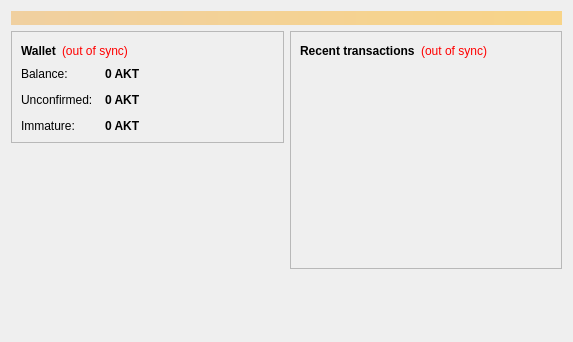
<?xml version="1.0" encoding="UTF-8"?>
<ui version="4.0">
 <class>OverviewPage</class>
 <widget class="QWidget" name="OverviewPage">
  <property name="geometry">
   <rect>
    <x>0</x>
    <y>0</y>
    <width>573</width>
    <height>342</height>
   </rect>
  </property>
  <property name="windowTitle">
   <string>Form</string>
  </property>
  <layout class="QVBoxLayout" name="topLayout">
   <item>
    <widget class="QLabel" name="labelAlerts">
     <property name="visible">
      <bool>false</bool>
     </property>
     <property name="styleSheet">
      <string notr="true">background-color: qlineargradient(x1: 0, y1: 0, x2: 1, y2: 0, stop:0 #F0D0A0, stop:1 #F8D488); color:#000000;</string>
     </property>
     <property name="wordWrap">
      <bool>true</bool>
     </property>
     <property name="margin">
      <number>3</number>
     </property>
    </widget>
   </item>
   <item>
    <layout class="QHBoxLayout" name="horizontalLayout" stretch="1,1">
     <item>
      <layout class="QVBoxLayout" name="verticalLayout_2">
       <item>
        <widget class="QFrame" name="frame">
         <property name="frameShape">
          <enum>QFrame::StyledPanel</enum>
         </property>
         <property name="frameShadow">
          <enum>QFrame::Raised</enum>
         </property>
         <layout class="QVBoxLayout" name="verticalLayout_4">
          <item>
           <layout class="QHBoxLayout" name="horizontalLayout_4">
            <item>
             <widget class="QLabel" name="label_5">
              <property name="font">
               <font>
                <weight>75</weight>
                <bold>true</bold>
               </font>
              </property>
              <property name="text">
               <string>Wallet</string>
              </property>
             </widget>
            </item>
            <item>
             <widget class="QLabel" name="labelWalletStatus">
              <property name="toolTip">
               <string>The displayed information may be out of date. Your wallet automatically synchronizes with the Akitocoin network after a connection is established, but this process has not completed yet.</string>
              </property>
              <property name="styleSheet">
               <string notr="true">QLabel { color: red; }</string>
              </property>
              <property name="text">
               <string notr="true">(out of sync)</string>
              </property>
              <property name="alignment">
               <set>Qt::AlignLeading|Qt::AlignLeft|Qt::AlignVCenter</set>
              </property>
             </widget>
            </item>
            <item>
             <spacer name="horizontalSpacer_2">
              <property name="orientation">
               <enum>Qt::Horizontal</enum>
              </property>
              <property name="sizeHint" stdset="0">
               <size>
                <width>40</width>
                <height>20</height>
               </size>
              </property>
             </spacer>
            </item>
           </layout>
          </item>
          <item>
           <layout class="QFormLayout" name="formLayout_2">
            <property name="fieldGrowthPolicy">
             <enum>QFormLayout::AllNonFixedFieldsGrow</enum>
            </property>
            <property name="horizontalSpacing">
             <number>12</number>
            </property>
            <property name="verticalSpacing">
             <number>12</number>
            </property>
            <item row="0" column="0">
             <widget class="QLabel" name="label">
              <property name="text">
               <string>Balance:</string>
              </property>
             </widget>
            </item>
            <item row="0" column="1">
             <widget class="QLabel" name="labelBalance">
              <property name="font">
               <font>
                <weight>75</weight>
                <bold>true</bold>
               </font>
              </property>
              <property name="cursor">
               <cursorShape>IBeamCursor</cursorShape>
              </property>
              <property name="toolTip">
               <string>Your current balance</string>
              </property>
              <property name="text">
               <string notr="true">0 AKT</string>
              </property>
              <property name="textInteractionFlags">
               <set>Qt::LinksAccessibleByMouse|Qt::TextSelectableByKeyboard|Qt::TextSelectableByMouse</set>
              </property>
             </widget>
            </item>
            <item row="1" column="0">
             <widget class="QLabel" name="label_3">
              <property name="text">
               <string>Unconfirmed:</string>
              </property>
             </widget>
            </item>
            <item row="1" column="1">
             <widget class="QLabel" name="labelUnconfirmed">
              <property name="font">
               <font>
                <weight>75</weight>
                <bold>true</bold>
               </font>
              </property>
              <property name="cursor">
               <cursorShape>IBeamCursor</cursorShape>
              </property>
              <property name="toolTip">
               <string>Total of transactions that have yet to be confirmed, and do not yet count toward the current balance</string>
              </property>
              <property name="text">
               <string notr="true">0 AKT</string>
              </property>
              <property name="textInteractionFlags">
               <set>Qt::LinksAccessibleByMouse|Qt::TextSelectableByKeyboard|Qt::TextSelectableByMouse</set>
              </property>
             </widget>
            </item>
            <item row="2" column="0">
             <widget class="QLabel" name="labelImmatureText">
              <property name="text">
               <string>Immature:</string>
              </property>
             </widget>
            </item>
            <item row="2" column="1">
             <widget class="QLabel" name="labelImmature">
              <property name="font">
               <font>
                <weight>75</weight>
                <bold>true</bold>
               </font>
              </property>
              <property name="toolTip">
               <string>Mined balance that has not yet matured</string>
              </property>
              <property name="text">
               <string notr="true">0 AKT</string>
              </property>
              <property name="textInteractionFlags">
               <set>Qt::LinksAccessibleByMouse|Qt::TextSelectableByKeyboard|Qt::TextSelectableByMouse</set>
              </property>
             </widget>
            </item>
           </layout>
          </item>
         </layout>
        </widget>
       </item>
       <item>
        <spacer name="verticalSpacer">
         <property name="orientation">
          <enum>Qt::Vertical</enum>
         </property>
         <property name="sizeHint" stdset="0">
          <size>
           <width>20</width>
           <height>40</height>
          </size>
         </property>
        </spacer>
       </item>
      </layout>
     </item>
     <item>
      <layout class="QVBoxLayout" name="verticalLayout_3">
       <item>
        <widget class="QFrame" name="frame_2">
         <property name="frameShape">
          <enum>QFrame::StyledPanel</enum>
         </property>
         <property name="frameShadow">
          <enum>QFrame::Raised</enum>
         </property>
         <layout class="QVBoxLayout" name="verticalLayout">
          <item>
           <layout class="QHBoxLayout" name="horizontalLayout_2">
            <item>
             <widget class="QLabel" name="label_4">
              <property name="text">
               <string>&lt;b&gt;Recent transactions&lt;/b&gt;</string>
              </property>
             </widget>
            </item>
            <item>
             <widget class="QLabel" name="labelTransactionsStatus">
              <property name="toolTip">
               <string>The displayed information may be out of date. Your wallet automatically synchronizes with the Akitocoin network after a connection is established, but this process has not completed yet.</string>
              </property>
              <property name="styleSheet">
               <string notr="true">QLabel { color: red; }</string>
              </property>
              <property name="text">
               <string notr="true">(out of sync)</string>
              </property>
              <property name="alignment">
               <set>Qt::AlignRight|Qt::AlignTrailing|Qt::AlignVCenter</set>
              </property>
             </widget>
            </item>
            <item>
             <spacer name="horizontalSpacer">
              <property name="orientation">
               <enum>Qt::Horizontal</enum>
              </property>
              <property name="sizeHint" stdset="0">
               <size>
                <width>40</width>
                <height>20</height>
               </size>
              </property>
             </spacer>
            </item>
           </layout>
          </item>
          <item>
           <widget class="QListView" name="listTransactions">
            <property name="styleSheet">
             <string notr="true">QListView { background: transparent; }</string>
            </property>
            <property name="frameShape">
             <enum>QFrame::NoFrame</enum>
            </property>
            <property name="verticalScrollBarPolicy">
             <enum>Qt::ScrollBarAlwaysOff</enum>
            </property>
            <property name="horizontalScrollBarPolicy">
             <enum>Qt::ScrollBarAlwaysOff</enum>
            </property>
            <property name="selectionMode">
             <enum>QAbstractItemView::NoSelection</enum>
            </property>
           </widget>
          </item>
         </layout>
        </widget>
       </item>
       <item>
        <spacer name="verticalSpacer_2">
         <property name="orientation">
          <enum>Qt::Vertical</enum>
         </property>
         <property name="sizeHint" stdset="0">
          <size>
           <width>20</width>
           <height>40</height>
          </size>
         </property>
        </spacer>
       </item>
      </layout>
     </item>
    </layout>
   </item>
  </layout>
 </widget>
 <resources/>
 <connections/>
</ui>
